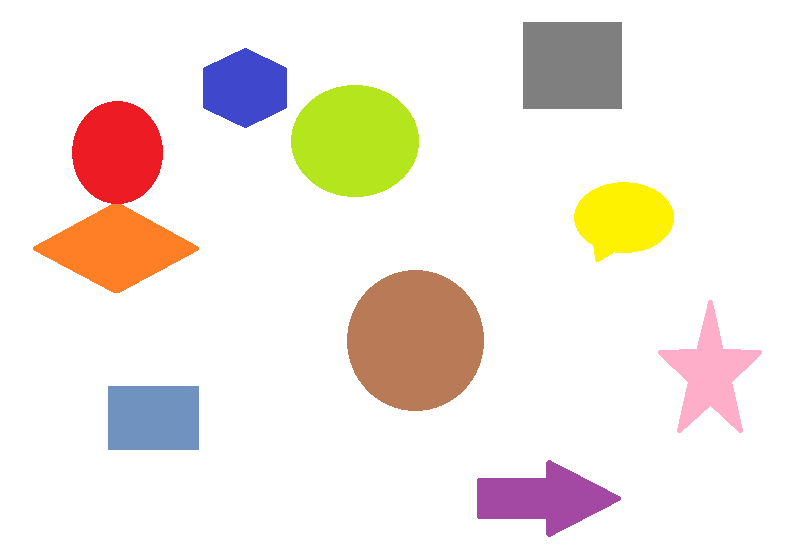
#> input picture src/test.png, 800 x 548 px
$ python untitled1.py
#> lines starting #> are read from the running program, lines starting #| are printed output that depends on the picture; after the words box and inside, x2 and y2 are one past the last pixel; in counts of white or black regions, pixels touching at a corner belong together
import cv2
import numpy as np


img = cv2.imread('test.png')
#> img is the input picture: shape (548, 800, 3); mean B, G, R 226.6, 233.9, 242.5


imgBlur = cv2.GaussianBlur(img, (7, 7), 1)
imgGray = cv2.cvtColor(imgBlur, cv2.COLOR_BGR2GRAY)
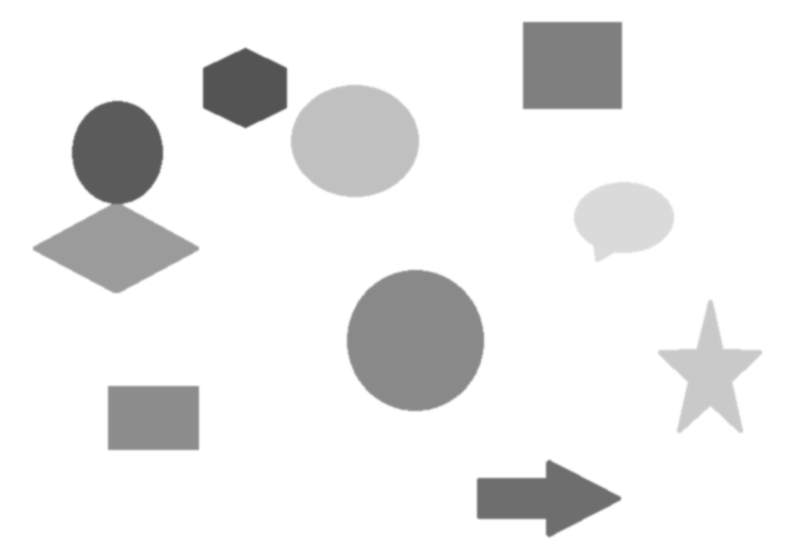
#> imgGray: shape (548, 800); min 84, max 255, mean 235.6


img_edges = cv2.Canny(img, 200, 255)
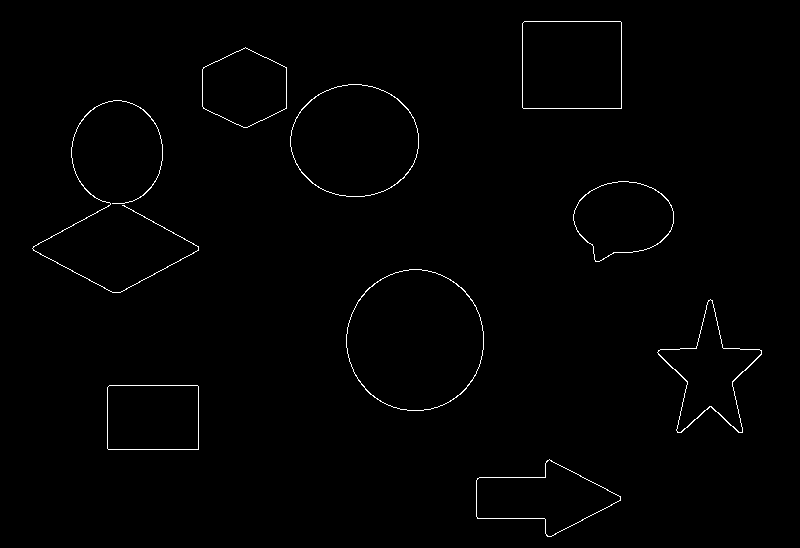
#> img_edges: shape (548, 800); 0.83% white in thin lines or dots, all inside (x1, y1, x2, y2) = (32, 21, 762, 537)
kernel = np.ones((5, 5))
img_dil = cv2.dilate(img_edges, kernel, iterations=1)
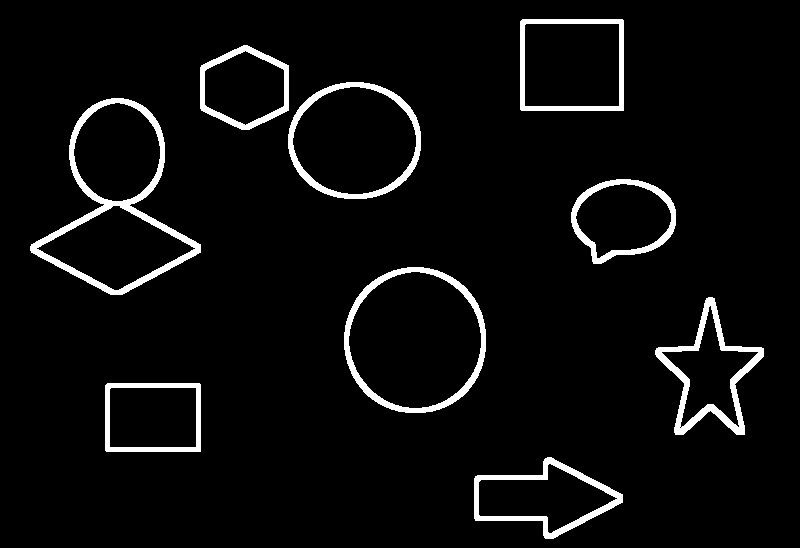
#> img_dil: shape (548, 800); 4.7% white; 9 white regions


# getContours(img_dil,imgContour)

contours, hier = cv2.findContours(
    img_dil, cv2.RETR_EXTERNAL, cv2.CHAIN_APPROX_NONE)
#> contours = 9 contours; largest, box (x1, y1, x2, y2) and area: (30, 98, 201, 295) 17075, (344, 267, 486, 413) 16314, (288, 82, 421, 199) 12248, (520, 19, 624, 111) 9370, (474, 457, 623, 539) 6890


cv2.imshow('test', img_dil)
